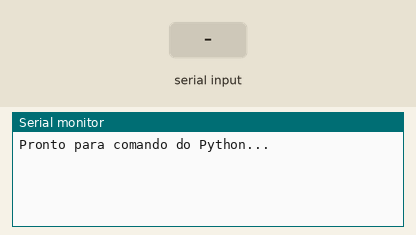
Recording of a sketch running on a simulated Arduino Uno, built with avr-gcc and run on an emulated ATmega328P. Parts: the last lines printed to the serial monitor. The test bench sets the inputs (shaded band).

Above: at 1.2 s.
1.3 s: "ler_nfc\n" received over Serial
At 2.1 s:
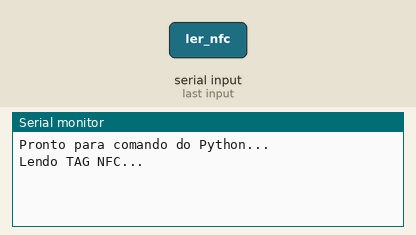
At 3.3 s:
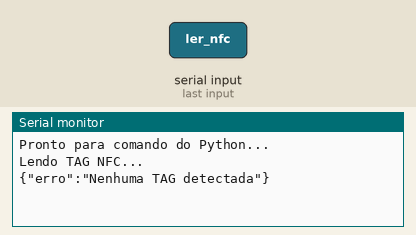

Measured:
- after the input at 1.3 s, the serial monitor: prints a new line at once (image 1)

The sketch:

IDE.ino
```cpp
#include <Wire.h>
#include <SPI.h>
#include <Adafruit_PN532.h>

// Definindo o pino de comunicação I2C para o NFC
#define SDA_PIN 2
#define SCL_PIN 3

Adafruit_PN532 nfc(SDA_PIN, SCL_PIN);

void setup() {
  Serial.begin(9600);
  while (!Serial) {
    delay(100);
  }

  // Inicializa o módulo NFC
  nfc.begin();
  uint32_t versiondata = nfc.getFirmwareVersion();
  if (!versiondata) {
    Serial.println("Não foi possível encontrar o módulo NFC!");
    while (1);
  }

  nfc.SAMConfig();
  Serial.println("Pronto para comando do Python...");
}

void loop() {
  if (Serial.available()) {
    String comando = Serial.readStringUntil('\n');

    // Se o comando recebido for para ler a TAG NFC
    if (comando.indexOf("ler_nfc") != -1) {
      Serial.println("Lendo TAG NFC...");

      uint8_t success;
      uint8_t uid[7];
      uint8_t uidLength;

      success = nfc.readPassiveTargetID(PN532_MIFARE_ISO14443A, uid, &uidLength, 1000);  // timeout de 1s

      if (success) {
        // Monta o UID
        String tagUID = "";
        for (int i = 0; i < uidLength; i++) {
          if (uid[i] < 0x10) tagUID += "0";
          tagUID += String(uid[i], HEX);
        }

        // Constrói e envia JSON
        String resposta = "{\"tag\":\"" + tagUID + "\"}";
        Serial.println(resposta);
      } else {
        Serial.println("{\"erro\":\"Nenhuma TAG detectada\"}");
      }
    }
  }
}
```
